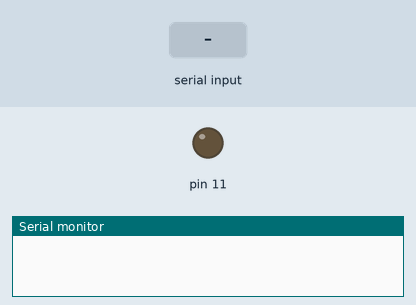
Simulated run of this sketch. Board: Arduino Uno, built with avr-gcc and run on an emulated ATmega328P. On the bench: output pins drawn as LEDs (lit = HIGH), the last lines printed to the serial monitor. The inputs (shaded band) are chosen by the test bench.

Above: at 1.2 s.
1.3 s: "1" received over Serial
At 1.9 s:
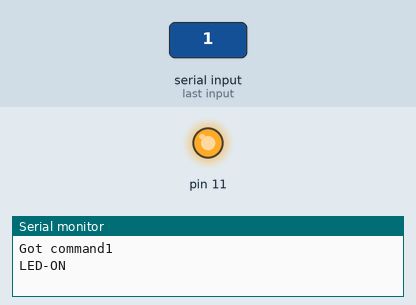
2.8 s: "0" received over Serial
At 4.2 s:
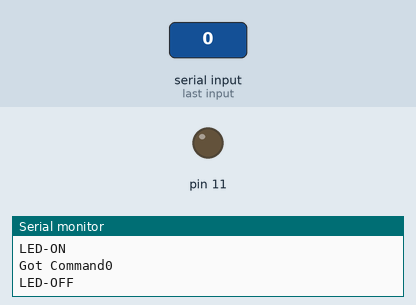
Timing chart, 0 to 5.8 s (numbered marks = the images above; inputs shaded):
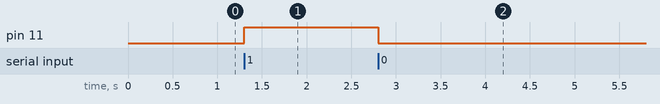

The sketch:

HC-06BLUEtooth.ino
```cpp
char  serialData;

void setup() {
  // put your setup code here, to run once:
  Serial.begin(9600);
  pinMode(11,OUTPUT);
}

void loop() {
  // put your main code here, to run repeatedly:
   if (Serial.available()>0)
     {
        serialData = Serial.read();

        if (serialData == '1')  //接收到点亮LED指令

         {
          Serial.print("Got command");Serial.println(serialData);
          Serial.println("LED-ON");

          digitalWrite(11,HIGH);
          }  else             //接收到熄灭LED指令
              {
                Serial.print("Got Command");
                Serial.println(serialData);
                Serial.println("LED-OFF");

                 digitalWrite(11,LOW);
                }

      }

}
```

Measured:
- after the input at 1.3 s, pin 11: LOW → HIGH at once
- after the input at 2.8 s, pin 11: HIGH → LOW at once
